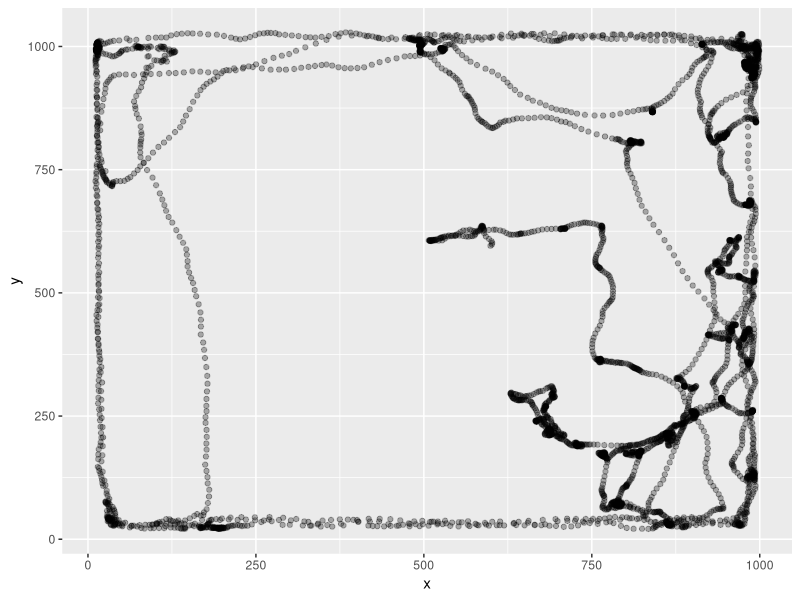
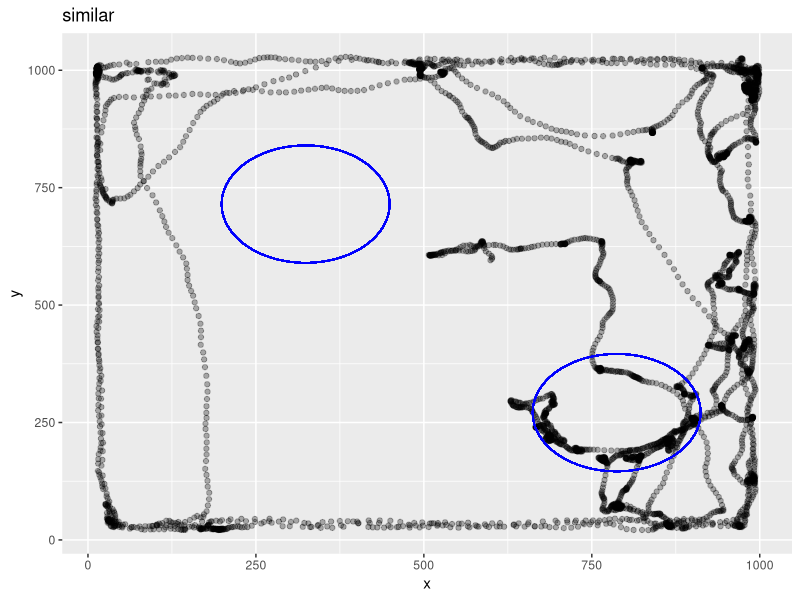
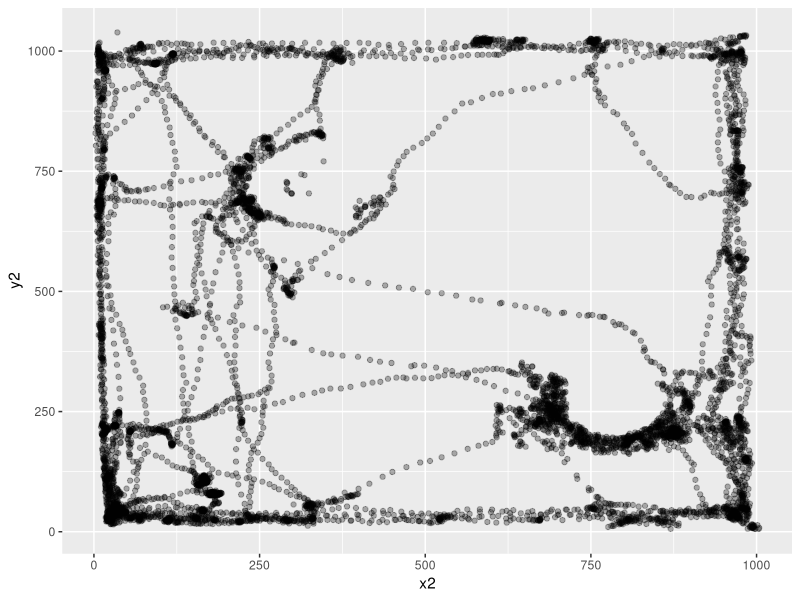
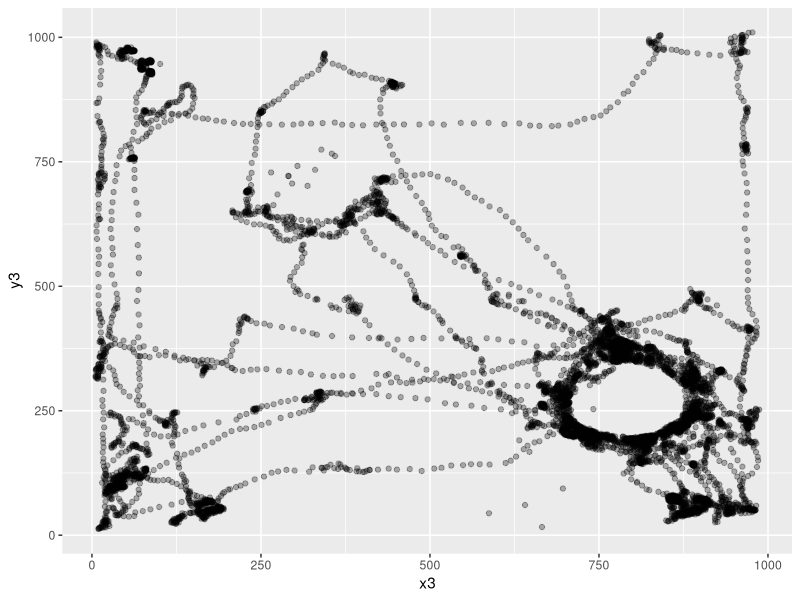
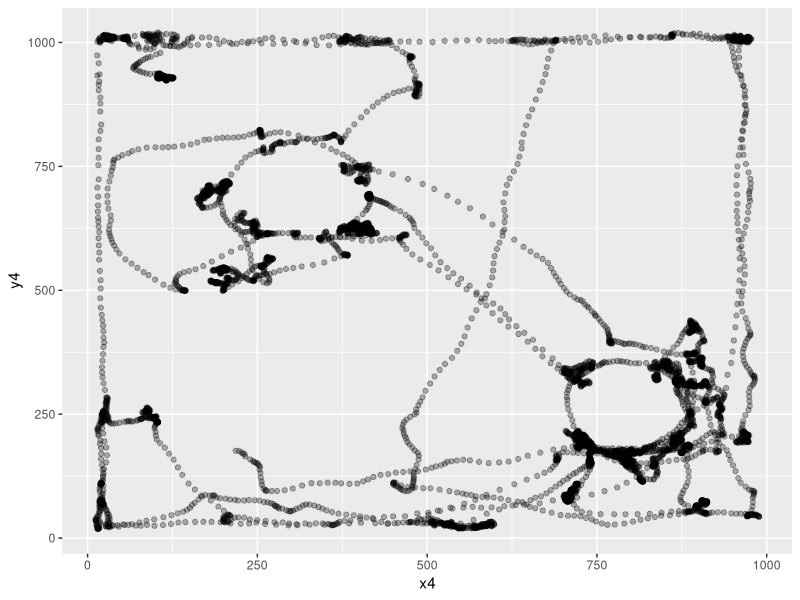
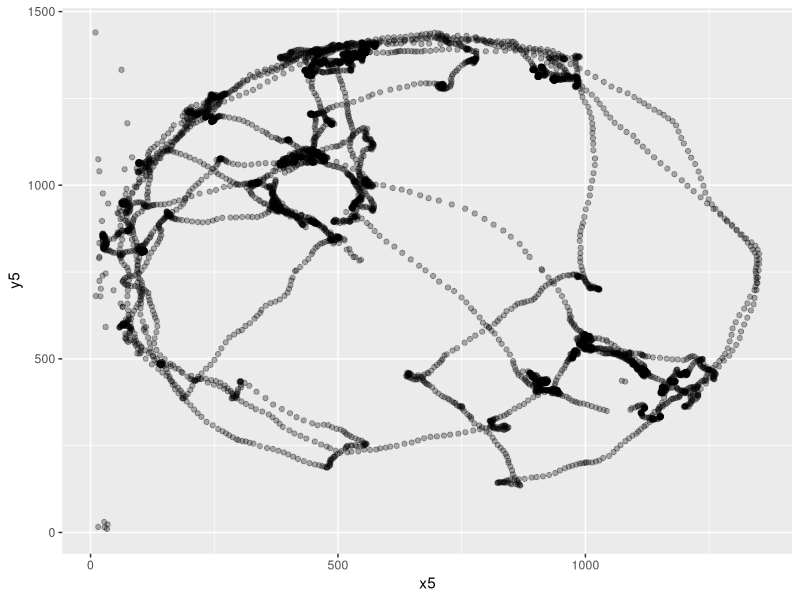
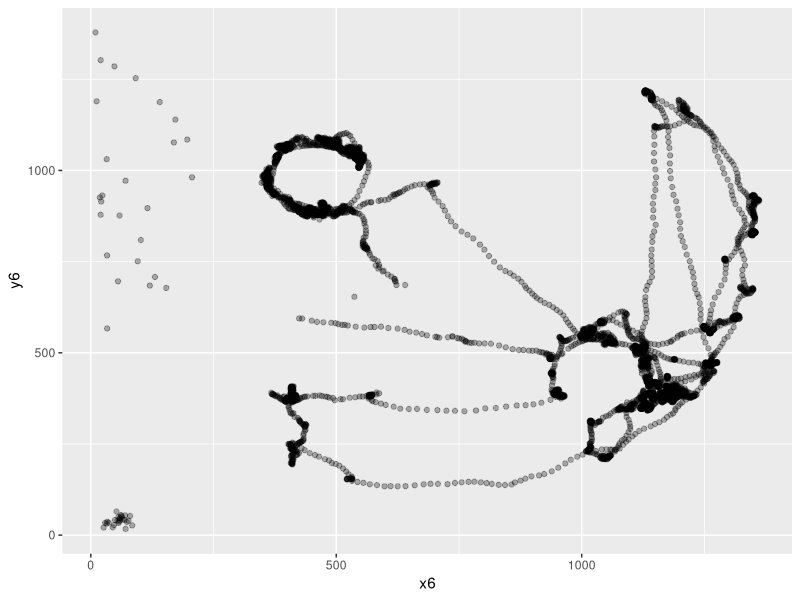

Write the R code that produced these figures, in order. (Note: this script raises an error after producing the figures.)
rm(list = ls())
library(tidyverse)
SimilarLearn <- read_csv("240705_r1569_0_similar_learn.csv")
SimilarLearn <- SimilarLearn %>%
  select(!15:24) %>%
  filter(Value.Item1.Item2>71) %>%
  rename(pixelx = Value.Item1.Item3.X, pixely = Value.Item1.Item3.Y, TimePoint = Value.Item1.Item2) %>%
  select(!1, !14)
x1 <- c(SimilarLearn$pixelx)
y1 <- c(SimilarLearn$pixely)
df1 <- data.frame(x = x1, y = y1)
p1 <- ggplot(df1, aes(x = x, y = y)) +
  geom_point(alpha = 0.3)
p1
library(ggforce)
p1circle <- p1 + geom_circle(aes(x0 = 324, y0 = 715, r = 125), color = "blue")
p1circle <- p1circle + geom_circle(aes(x0 = 787, y0 = 271, r = 125), color = "blue")
p1circle <- p1circle +
  ggtitle("similar")
p1circle
radius <- 125
center_x1 <- 324
center_y1 <- 715
df1$distance <- sqrt((df1$x - center_x1)^2 + (df1$y - center_y1)^2)
points_in_circle1 <- sum(df1$distance <= radius)
print(points_in_circle1)
center_x2 <- 787
center_y2 <- 271
df1$distance1 <- sqrt((df1$x - center_x2)^2 + (df1$y - center_y2)^2)
points_in_circle2 <- sum(df1$distance1 <= radius)
print(points_in_circle2)

BaselineLearn <- read_csv("240705_r1569_1_baseline_learn.csv")
BaselineLearn <- BaselineLearn %>%
  select(!15:24) %>%
  filter(Value.Item1.Item2>71) %>%
  rename(pixelx = Value.Item1.Item3.X, pixely = Value.Item1.Item3.Y, TimePoint = Value.Item1.Item2) %>%
  select(!1, !14)
x2 <- c(BaselineLearn$pixelx)
y2 <- c(BaselineLearn$pixely)
df2 <- data.frame(x = x2, y = y2)
p2 <- ggplot(df2, aes(x = x2, y = y2)) +
  geom_point(alpha = 0.3)
p2
p2circle <- p2 + geom_circle(aes(x0 = 324, y0 = 710, r = 125), color = "red")
p2circle <- p2circle + geom_circle(aes(x0 = 788, y0 = 266, r = 125), color = "red")
p2circle <- p2circle +
  ggtitle("baseline")
radius <- 125
center_x1 <- 324
center_y1 <- 710
df2$distance <- sqrt((df2$x - center_x1)^2 + (df2$y - center_y1)^2)
points_in_circle2 <- sum(df2$distance <= radius)
print(points_in_circle2)
center_x2 <- 788
center_y2 <- 266
df2$distance1 <- sqrt((df2$x - center_x2)^2 + (df2$y - center_y2)^2)
points_in_circle2 <- sum(df2$distance1 <= radius)
print(points_in_circle2)

BaselineTest <- read_csv("240705_r1569_2_baseline_test.csv")
BaselineTest <- BaselineTest %>%
  select(!15:24) %>%
  filter(Value.Item1.Item2>0) %>%
  rename(pixelx = Value.Item1.Item3.X, pixely = Value.Item1.Item3.Y, TimePoint = Value.Item1.Item2) %>%
  select(!1, !14)
x3 <- c(BaselineTest$pixelx)
y3 <- c(BaselineTest$pixely)
df3 <- data.frame(x = x3, y = y3)
p3 <- ggplot(df3, aes(x = x3, y = y3)) +
  geom_point(alpha = 0.3)
p3
p3circle <- p3 + geom_circle(aes(x0 = 324, y0 = 705, r = 125), color = "red")
p3circle <- p3circle + geom_circle(aes(x0 = 788, y0 = 271, r = 125), color = "blue")
p3circle <- p3circle +
  ggtitle("baseline")
radius <- 125
center_x3 <- 324
center_y3 <- 705
df3$distance <- sqrt((df3$x - center_x3)^2 + (df3$y - center_y3)^2)
points_in_circle3 <- sum(df3$distance <= radius)
print(points_in_circle3)
center_x3 <- 788
center_y3 <- 271
df3$distance1 <- sqrt((df3$x - center_x3)^2 + (df3$y - center_y3)^2)
points_in_circle3 <- sum(df1$distance1 <= radius)
print(points_in_circle3)

BaselineLearn1 <- read_csv("240705_r1569_3_baseline_learn.csv")
BaselineLearn1 <- BaselineLearn1 %>%
  select(!15:24) %>%
  filter(Value.Item1.Item2>38) %>%
  rename(pixelx = Value.Item1.Item3.X, pixely = Value.Item1.Item3.Y, TimePoint = Value.Item1.Item2) %>%
  select(!1, !14)
x4 <- c(BaselineLearn1$pixelx)
y4 <- c(BaselineLearn1$pixely)
df4 <- data.frame(x = x4, y = y4)
p4 <- ggplot(df4, aes(x = x4, y = y4)) +
  geom_point(alpha = 0.3)
p4
p4circle <- p4 + geom_circle(aes(x0 = 319, y0 = 705, r = 125), color = "green")
p4circle <- p4circle + geom_circle(aes(x0 = 793, y0 = 266, r = 125), color = "green")
p4circle <- p4circle +
  ggtitle("baseline")
radius <- 125
center_x4 <- 319
center_y4 <- 705
df4$distance <- sqrt((df4$x - center_x4)^2 + (df4$y - center_y4)^2)
points_in_circle4 <- sum(df4$distance <= radius)
print(points_in_circle4)
center_x4 <- 793
center_y4 <- 266
df4$distance1 <- sqrt((df4$x - center_x4)^2 + (df4$y - center_y4)^2)
points_in_circle4 <- sum(df4$distance1 <= radius)
print(points_in_circle4)

DifferentLearn <- read_csv("240705_r1569_4_different_learn.csv")
DifferentLearn <- DifferentLearn %>%
  select(!15:24) %>%
  filter(Value.Item1.Item2>0) %>%
  rename(pixelx = Value.Item1.Item3.X, pixely = Value.Item1.Item3.Y, TimePoint = Value.Item1.Item2) %>%
  select(!1, !14)
x5 <- c(DifferentLearn$pixelx)
y5 <- c(DifferentLearn$pixely)
df5 <- data.frame(x = x5, y = y5)
p5 <- ggplot(df5, aes(x = x5, y = y5)) +
  geom_point(alpha = 0.3)
p5
p5circle <- p5 + geom_circle(aes(x0 = 452, y0 = 989, r = 125), color = "purple")
p5circle <- p5circle + geom_circle(aes(x0 = 1030, y0 = 452, r = 125), color = "purple")
p5circle <- p5circle +
  ggtitle("different")
radius <- 125
center_x5 <- 452
center_y5 <- 989
df5$distance <- sqrt((df5$x - center_x5)^2 + (df5$y - center_y5)^2)
points_in_circle5 <- sum(df5$distance <= radius)
print(points_in_circle5)
center_x6 <- 1030
center_y6 <- 452
df5$distance1 <- sqrt((df5$x - center_x6)^2 + (df5$y - center_y6)^2)
points_in_circle6 <- sum(df5$distance1 <= radius)
print(points_in_circle6)

DifferentTest <- read_csv("240705_r1569_5_different_test.csv")
DifferentTest <- DifferentTest %>%
  select(!15:24) %>%
  filter(Value.Item1.Item2>0) %>%
  rename(pixelx = Value.Item1.Item3.X, pixely = Value.Item1.Item3.Y, TimePoint = Value.Item1.Item2) %>%
  select(!1, !14)
x6 <- c(DifferentTest$pixelx)
y6 <- c(DifferentTest$pixely)
df6 <- data.frame(x = x6, y = y6)
p6 <- ggplot(df6, aes(x = x6, y = y6)) +
  geom_point(alpha = 0.3)
p6
p6circle <- p6 + geom_circle(aes(x0 = 452, y0 = 989, r = 125), color = "purple")
p6circle <- p6circle + geom_circle(aes(x0 = 1035, y0 = 452, r = 125), color = "green")
p6circle <- p6circle +
  ggtitle("different")
radius <- 125
center_x6 <- 452
center_y6 <- 989
df6$distance <- sqrt((df6$x - center_x6)^2 + (df6$y - center_y6)^2)
points_in_circle6 <- sum(df6$distance <= radius)
print(points_in_circle6)
center_x6 <- 1030
center_y6 <- 452
df6$distance1 <- sqrt((df6$x - center_x6)^2 + (df6$y - center_y6)^2)
points_in_circle6 <- sum(df6$distance1 <= radius)
print(points_in_circle6)
library(gridExtra)
grid.arrange(p1circle, p2circle, p3circle, p4circle, p5circle, p6circle, nrow = 2, ncol = 3)
